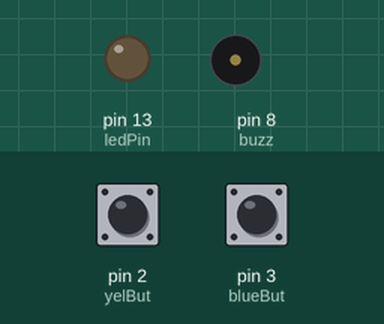
Bench run of a sketch on a simulated Arduino Uno, built with avr-gcc and run on an emulated ATmega328P. Shown: output pins drawn as LEDs (lit = HIGH), buzzer (waves = sounding). The inputs (shaded band) are chosen by the test bench; at power-on: pin 2 (yelBut) HIGH, pin 3 (blueBut) HIGH.

Above: at 1.2 s.
1.3 s: pin 2 (yelBut) pulled LOW for 0.15 s
At 5.7 s:
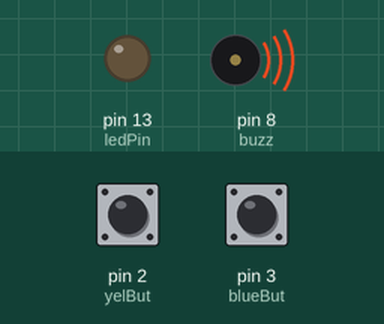
Timing chart, 0 to 7.6 s (numbered marks = the images above; inputs shaded):
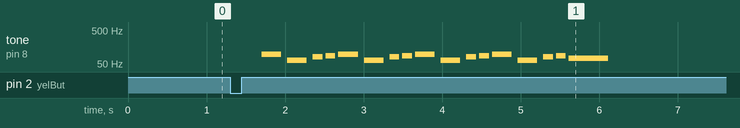

The sketch:

twoTonesDanielsBradley.ino
```cpp
/*
twoTonesDanielsBradley.ino

ENGR 450 || GROUP D || MILESTONE 1
Ethan T. Daniels & Aidan Bradley

!! Programmed by Ethan T. Daniels !!

This program will play two seperate tunes, if you trigger one tune while another tune is playing
the seocnd tune invoked will take president

Last Edited 2017.9.7 9:12PM
*/

//read in note value frequency representations
#include "pitches.h"

//declare pinouts for I/O
const int yelBut = 2;
const int blueBut = 3;
const int ledPin = 13;
const int buzz = 8;

//declare variables used throughout
int currentState;
int note = 0;
int note2 = 0;
int priorTime = 0;
int pauseBetweenNotes = 400;
int patternPlaying;
int patternPending;

boolean done;

unsigned long patternStartTime;

//setup code, declaring I/O starting program by calling setup
void setup()
{
    pinMode(ledPin, OUTPUT);
    pinMode(yelBut, INPUT);
    pinMode(blueBut, INPUT);
    pinMode(buzz, INPUT);
    state1Setup();
}


//Looping through final solution, switch case selects which state to tranition to next
void loop()
{
  switch(currentState)
  {
    //waiting
    case 1:
    {
      state1();
      break;
    }
    //playing
    case 2:
    {
      state2();
      break;
    }
    //play-pending
    case 3:
    {
      state3();
      break;
    }
  }
}
```

pitches.h
```cpp
/*************************************************
 * Public Constants
 *************************************************/

#define NOTE_B0  31
#define NOTE_C1  33
#define NOTE_CS1 35
#define NOTE_D1  37
#define NOTE_DS1 39
#define NOTE_E1  41
#define NOTE_F1  44
#define NOTE_FS1 46
#define NOTE_G1  49
#define NOTE_GS1 52
#define NOTE_A1  55
#define NOTE_AS1 58
#define NOTE_B1  62
#define NOTE_C2  65
#define NOTE_CS2 69
#define NOTE_D2  73
#define NOTE_DS2 78
#define NOTE_E2  82
#define NOTE_F2  87
#define NOTE_FS2 93
#define NOTE_G2  98
#define NOTE_GS2 104
#define NOTE_A2  110
#define NOTE_AS2 117
#define NOTE_B2  123
#define NOTE_C3  131
#define NOTE_CS3 139
#define NOTE_D3  147
#define NOTE_DS3 156
#define NOTE_E3  165
#define NOTE_F3  175
#define NOTE_FS3 185
#define NOTE_G3  196
#define NOTE_GS3 208
#define NOTE_A3  220
#define NOTE_AS3 233
#define NOTE_B3  247
#define NOTE_C4  262
#define NOTE_CS4 277
#define NOTE_D4  294
#define NOTE_DS4 311
#define NOTE_E4  330
#define NOTE_F4  349
#define NOTE_FS4 370
#define NOTE_G4  392
#define NOTE_GS4 415
#define NOTE_A4  440
#define NOTE_AS4 466
#define NOTE_B4  494
#define NOTE_C5  523
#define NOTE_CS5 554
#define NOTE_D5  587
#define NOTE_DS5 622
#define NOTE_E5  659
#define NOTE_F5  698
#define NOTE_FS5 740
#define NOTE_G5  784
#define NOTE_GS5 831
#define NOTE_A5  880
#define NOTE_AS5 932
#define NOTE_B5  988
#define NOTE_C6  1047
#define NOTE_CS6 1109
#define NOTE_D6  1175
#define NOTE_DS6 1245
#define NOTE_E6  1319
#define NOTE_F6  1397
#define NOTE_FS6 1480
#define NOTE_G6  1568
#define NOTE_GS6 1661
#define NOTE_A6  1760
#define NOTE_AS6 1865
#define NOTE_B6  1976
#define NOTE_C7  2093
#define NOTE_CS7 2217
#define NOTE_D7  2349
#define NOTE_DS7 2489
#define NOTE_E7  2637
#define NOTE_F7  2794
#define NOTE_FS7 2960
#define NOTE_G7  3136
#define NOTE_GS7 3322
#define NOTE_A7  3520
#define NOTE_AS7 3729
#define NOTE_B7  3951
#define NOTE_C8  4186
#define NOTE_CS8 4435
#define NOTE_D8  4699
#define NOTE_DS8 4978
```

state1.ino
```cpp
/*
state1.ino

ENGR 450 || GROUP D || MILESTONE 1
Ethan T. Daniels & Aidan Bradley

!! Programmed by Ethan T. Daniels !!

Last Edited 2017.9.7 9:12PM
*/

//setup which invokes current state and intializes the pattern variables
void state1Setup()
{
  currentState = 1;
  int patternPlaying = 0;
  int patternPending = 0;
}

//waiting for a user input
void state1()
{
  int yelButState = digitalRead(yelBut);
  int blueButState = digitalRead(blueBut);

  if(yelButState == LOW)
  {
    patternPlaying = 1;
    state2Setup();
  }
  if(blueButState == LOW)
  {
    patternPlaying = 2;
    state2Setup();
  }
}
```

state2.ino
```cpp
/*
state2.ino

ENGR 450 || GROUP D || MILESTONE 1
Ethan T. Daniels & Aidan Bradley

!! Programmed by Ethan T. Daniels !!

Last Edited 2017.9.7 9:12PM
*/
//setup for state 2, declaring state current state and initalizing pattern varaibles
void state2Setup()
{
  currentState = 2;
  patternStartTime = millis();

  int patternPlaying;
  int patternPending;
}

//playing the tunes
void state2()
{
  unsigned long currentTime = millis();

  if(patternPlaying == 1)
  {
    done = tune1(currentTime-patternStartTime);
  }
  if(patternPlaying == 2)
  {
    done = tune2(currentTime-patternStartTime);
  }

  //checking to see if the second note has played to check for another button press
  if(note > 2 || note2 > 2)
  {
    int yelButState = digitalRead(yelBut);
    int blueButState = digitalRead(blueBut);

    if(yelButState == LOW)
    {
      patternPending = 1;
      state3Setup();
    }
    if(blueButState == LOW)
    {
      patternPending = 2;
      state3Setup();
    }
  }
  if(done == true)
  {
    state1Setup();
  }
}
```

state3.ino
```cpp
/*
state3.ino

ENGR 450 || GROUP D || MILESTONE 1
Ethan T. Daniels & Aidan Bradley

!! Programmed by Ethan T. Daniels !!

Last Edited 2017.9.7 9:12PM
*/
void state3Setup()
{
  currentState = 3;
}

//allows a pending call to be actuated, would pend the next tune to be played
void state3()
{
  unsigned long currentTime = millis();

  if(patternPlaying == 1)
  {
    done = tune1(currentTime - patternStartTime);
  }
  if(patternPlaying == 2)
  {
    done = tune2(currentTime - patternStartTime);
  }
  if(done == true)
  {
    state2Setup();
    patternPlaying = patternPending;
  }
}
```

tune1.ino
```cpp
/*
tune1.ino

ENGR 450 || GROUP D || MILESTONE 1
Ethan T. Daniels & Aidan Bradley

!! Programmed by Ethan T. Daniels !!

Last Edited 2017.9.7 9:12PM
*/
//this will play the game of thrones tune
boolean tune1 (int elapsedTime)
{
  //tune 1 melody
  int gameOfThrones [] = {
    NOTE_G2, NOTE_C2, NOTE_E2, NOTE_F2,
    NOTE_G2, NOTE_C2, NOTE_E2, NOTE_F2,
    NOTE_G2, NOTE_C2, NOTE_E2, NOTE_F2,
    NOTE_G2, NOTE_C2, NOTE_E2, NOTE_F2, NOTE_D2
  };

  //tune 1 note duration
  int noteDurations1 [] = {
    4, 4, 8, 8,
    4, 4, 8, 8,
    4, 4, 8, 8,
    4, 4, 8, 8, 2
  };

  if (elapsedTime - priorTime > pauseBetweenNotes)
  {

    int noteDuration = 1000 / noteDurations1[note];
    tone(buzz, gameOfThrones[note], noteDuration);

    pauseBetweenNotes = noteDuration * 1.30;
    priorTime = elapsedTime;
    note++;
  }

  // Check if done
  if(note == 17)
  {
    note = 1;
    priorTime = 0;
    return true;
  }
  else
  {
    return false;
  }
}
```

tune2.ino
```cpp
/*
tune2.ino

ENGR 450 || GROUP D || MILESTONE 1
Ethan T. Daniels & Aidan Bradley

!! Programmed by Ethan T. Daniels !!

Last Edited 2017.9.7 9:12PM
*/
//will play the imperial march tune
boolean tune2 (int elapsedTime)
{
  //tune 2 melody
  int imperialMarch [] =
  {
    NOTE_G2,NOTE_G2,NOTE_G2,NOTE_E2,NOTE_B2,NOTE_G2,NOTE_E2,NOTE_B2,NOTE_G2,
    NOTE_D3,NOTE_D3,NOTE_D3,NOTE_E3,NOTE_B2,NOTE_G2,NOTE_E2,NOTE_B2,NOTE_GS2
  };

  //tune 2 duration
  int noteDurations2 [] =
  {
    2, 2, 2, 2, 4, 2, 2, 4, 1,
    2, 2, 2, 2, 4, 2, 2, 4, 1
  };

  //will check the when the next note should be played
  if (elapsedTime - priorTime > pauseBetweenNotes)
  {

    int noteDuration = 1000 / noteDurations2[note2];
    tone(buzz, imperialMarch[note2], noteDuration);

    pauseBetweenNotes = noteDuration * 1.30;
    priorTime = elapsedTime;
    note2++;
  }

  //check if you have iterated through the tune completly or not
  if(note2 == 18)
  {
    note2 = 1;
    priorTime = 0;
    return true;
  }
  else
  {
    return false;
  }
}
```

Measured:
- after the input at 1.3 s, tone on pin 8 (buzz): plays 98 Hz for 0.25 s, 65 Hz for 0.25 s, 82 Hz for 0.13 s, 87 Hz for 0.13 s, 98 Hz for 0.25 s, 65 Hz for 0.25 s … (17 notes in this stretch), starting after 0.40 s
